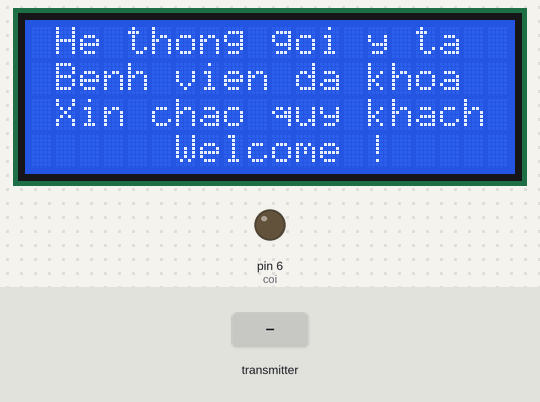
A sketch run on a simulated Arduino Uno, built with avr-gcc and run on an emulated ATmega328P. Shown: 20×4 character LCD, output pins drawn as LEDs (lit = HIGH). The test bench sets the inputs (shaded band). No radio packets arrive unless stated; the audio player accepts every command and is not drawn.

Above: at 1.4 s.
1.5 s: the transmitter starts sending buttonNumber = 1
At 2.0 s:
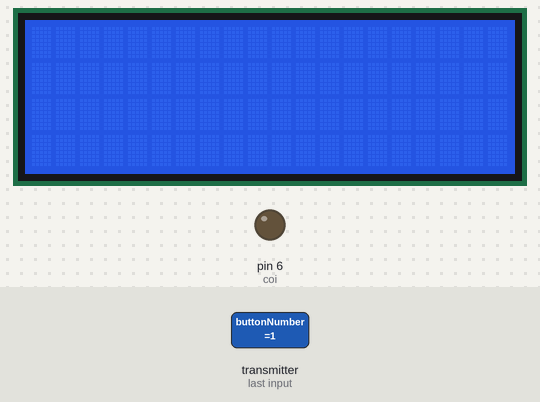
4.3 s: the transmitter starts sending buttonNumber = 0
5.8 s: the transmitter starts sending buttonNumber = 1
At 6.83 s:
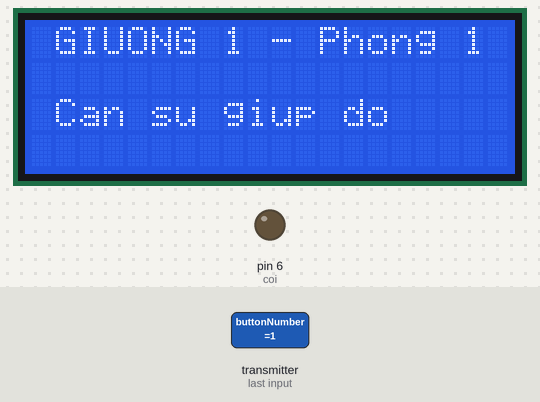
Timing chart, 0 to 8.8 s (numbered marks = the images above; inputs shaded):
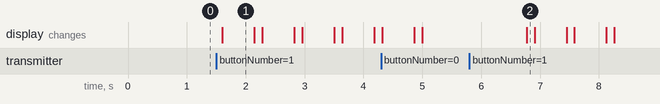

The sketch:

Phong_truc_bac_si.ino
```cpp
// CHƯƠNG TRÌNH CHO PHÒNG TRỰC CỦA Y TÁ - BÁC SĨ
// Author: Nguyễn Đình Khôi - Engineering at Hshop.vn

#include <SPI.h>                  // Thư viện hỗ trợ giao thức SPI, được sử dụng bởi module nRF24L01.
#include <nRF24L01.h>             // Thư viện điều khiển module nRF24L01, cho phép giao tiếp không dây với các thiết bị khác sử dụng RF.
#include <RF24.h>                 // Thư viện điều khiển module nRF24L01, cho phép giao tiếp không dây với các thiết bị khác sử dụng RF.
#include <Wire.h>                 // Thư viện hỗ trợ giao thức I2C
#include <LiquidCrystal_I2C.h>    // Thư viện giúp điều khiển màn hình LCD qua giao thức I2C.
#include "SoftwareSerial.h"       // Thư viện tạo cổng nối tiếp phần mềm, dùng cho giao tiếp với module DFPlayer Mini (đọc thẻ MP3).
#include "DFRobotDFPlayerMini.h"  // Thư viện hỗ trợ điều khiển module DFPlayer Mini, phát nhạc từ thẻ microSD.

// Địa chỉ các kênh RF24
const uint64_t pipeIn1 = 0xE8E8F0F0E1LL;   // Nhận tín hiệu từ phòng 1
const uint64_t pipeIn2 = 0xE8E8F0F0E2LL;   // Nhận tín hiệu từ phòng 2
const uint64_t pipeOut1 = 0xE8E8F0F0E3LL;  // Gửi phản hồi về phòng 1
const uint64_t pipeOut2 = 0xE8E8F0F0E4LL;  // Gửi phản hồi về phòng 2

RF24 radio(9, 10);  // Khởi tạo đối tượng radio sử dụng các chân 9 và 10 trên Arduino để giao tiếp với module RF24.
int coi = 6;         // Còi báo động nối chân số 6 của Arduino

LiquidCrystal_I2C lcd(0x27, 20, 4);     // Khởi tạo màn hình LCD với địa chỉ I2C là 0x27 và kích thước màn hình là 20x4.
SoftwareSerial mySoftwareSerial(8, 7);  // Khởi tạo cổng nối tiếp phần mềm để giao tiếp với DFPlayer Mini qua các chân 8 (RX) và 7 (TX).
DFRobotDFPlayerMini myDFPlayer;         // Khởi tạo đối tượng myDFPlayer để điều khiển module DFPlayer Mini.

// Biến cho còi tít tít
unsigned long previousMillis = 0;       // Biến lưu thời gian trước đó cho chu kỳ tít tít
unsigned long coiStartMillis = 0;       // Biến lưu thời gian bắt đầu của còi
const unsigned long coiDuration = 50000000000; // Tổng thời gian còi hoạt động (ms)
const unsigned long beepInterval = 150;  // Thời gian bật/tắt mỗi chu kỳ tít (ms)
bool coiActive = false;                  // Trạng thái còi
bool coiState = false;                   // Trạng thái bật/tắt của chu kỳ còi

void setup() {
  // Cấu hình chân còi làm output và tắt còi ban đầu
  pinMode(coi, OUTPUT);
  //digitalWrite(coi, LOW); // Tắt còi ban đầu

  // Khởi động giao tiếp I2C và LCD
  Wire.begin();
  lcd.init();
  lcd.backlight();
  lcd.begin(20, 4);
  lcd.setCursor(0, 0);
  lcd.print(" He thong goi y ta ");
  lcd.setCursor(0, 1);
  lcd.print(" Benh vien da khoa ");
  lcd.setCursor(0, 2);
  lcd.print(" Xin chao quy khach ");
  lcd.setCursor(0, 3);
  lcd.print("      Welcome ! ");

  // Khởi động RF24
  radio.begin();
  radio.openReadingPipe(1, pipeIn1);  // Mở kênh nhận tín hiệu từ pipeIn1
  radio.openReadingPipe(2, pipeIn2);  // Mở kênh nhận tín hiệu từ pipeIn2
  radio.setPALevel(RF24_PA_HIGH);     // Cấu hình mức công suất cao
  radio.startListening();             // Bắt đầu lắng nghe tín hiệu từ các phòng
}

void loop() {
  // Kiểm tra xem có tín hiệu từ RF24 không
  if (radio.available()) {
    int buttonNumber;
    radio.read(&buttonNumber, sizeof(buttonNumber)); // Đọc tín hiệu nút nhấn
delay(100);
    // Gửi phản hồi về phòng tương ứng
    uint64_t responsePipe = (buttonNumber <= 2) ? pipeOut1 : pipeOut2; // Chọn kênh phản hồi
    radio.stopListening();                                              // Dừng lắng nghe để gửi phản hồi
    radio.openWritingPipe(responsePipe);                                // Mở kênh phản hồi
    radio.write(&buttonNumber, sizeof(buttonNumber));                   // Gửi tín hiệu phản hồi về các phòng tương ứng
    radio.startListening();                                             // Bắt đầu lắng nghe lại

    // Kích hoạt còi với chu kỳ tít tít
    coiActive = true;
    coiStartMillis = millis();
    previousMillis = millis();
    coiState = true; // Bắt đầu với còi bật


    // Hiển thị thông tin và phát âm thanh
    displayAndPlay(buttonNumber);
  }

  // Điều khiển chu kỳ tít tít của còi
  if (coiActive) {
    unsigned long currentMillis = millis();

    // Kiểm tra nếu hết thời gian bật/tắt mỗi chu kỳ
    if (currentMillis - previousMillis >= beepInterval) {
      coiState = !coiState; // Đảo trạng thái bật/tắt
      digitalWrite(coi, coiState ? HIGH : LOW);
      previousMillis = currentMillis;
    }

    // Tắt còi sau thời gian tổng
    if (currentMillis - coiStartMillis >= coiDuration) {
      digitalWrite(coi, LOW); // Tắt còi
      coiActive = false;      // Dừng trạng thái còi
    }
  }
}

// Hàm xử lý hiển thị trên LCD và phát âm thanh
void displayAndPlay(int buttonNumber) {
  lcd.clear();
  mySoftwareSerial.begin(9600);

  // Khởi động DFPlayer Mini
  if (!myDFPlayer.begin(mySoftwareSerial, true, false)) { // true: reset khi bắt đầu, false: không kiểm tra chỗ để lưu trữ
    while (true) { delay(0); } // Dừng chương trình nếu không kết nối được DFPlayer
  }

  myDFPlayer.volume(30); // Điều chỉnh âm lượng (0 đến 30)

  // Xử lý theo nút nhấn
  switch (buttonNumber) {
    case 1:
      lcd.setCursor(1, 0);
      lcd.print("GIUONG 1 - Phong 1 ");
      lcd.setCursor(0, 2);
      lcd.print(" Can su giup do ");
      myDFPlayer.play(1); // Phát âm thanh số 001
      break;
    case 2:
      lcd.setCursor(1, 0);
      lcd.print("GIUONG 2 - Phong 1 ");
      lcd.setCursor(0, 2);
      lcd.print(" Can su giup do ");
      myDFPlayer.play(2); // Phát âm thanh số 002
      break;
    case 3:
      lcd.setCursor(1, 0);
      lcd.print("GIUONG 1 - Phong 2 ");
      lcd.setCursor(0, 2);
      lcd.print(" Can su giup do ");
      myDFPlayer.play(3); // Phát âm thanh số 003
      break;
    case 4:
      lcd.setCursor(1, 0);
      lcd.print("GIUONG 2 - Phong 2 ");
      lcd.setCursor(0, 2);
      lcd.print(" Can su giup do ");
      myDFPlayer.play(4); // Phát âm thanh số 004
      break;
    default:
      // Xử lý trường hợp không xác định nếu cần
      break;
  }
}
```

Measured:
- after the input at 1.5 s, the display: changes after 0.10 s (image 1)
- after the input at 5.8 s, the display: changes after 0.97 s (image 2)
- what the display in image 1 shows lasts 0.5 s, from 1.6 s to 2.1 s
